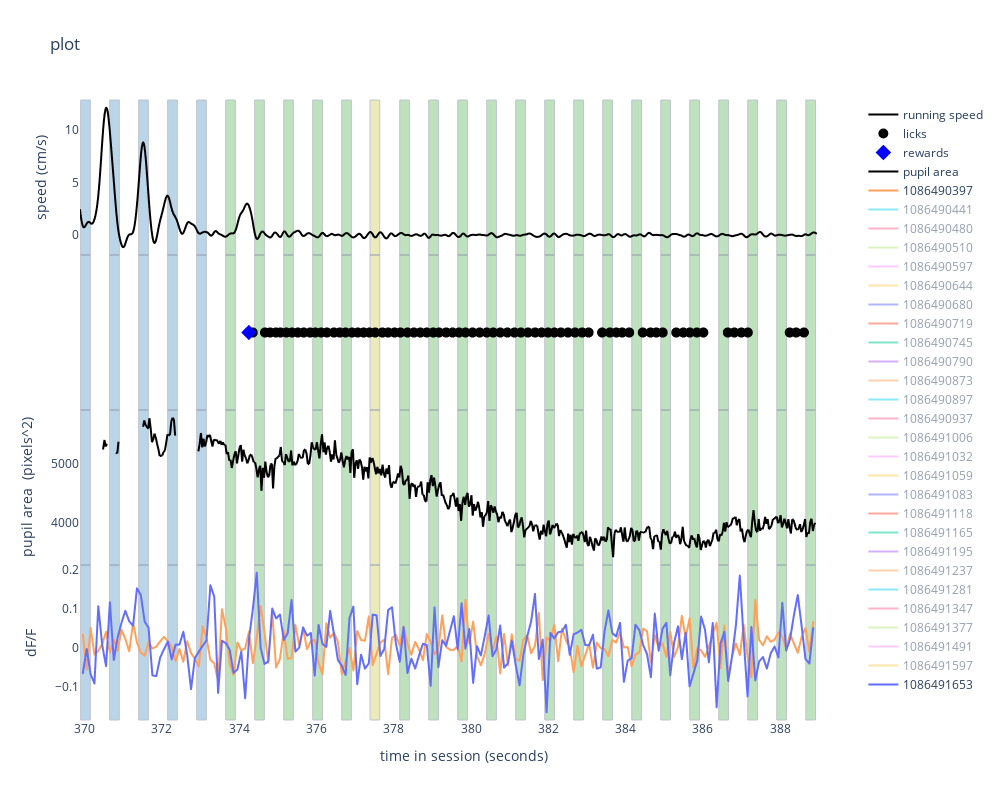

Write notebook code for a chart like this one.
### Code cell
trial = experiment_dataset.trials.iloc[4].copy()
trial.start_time = experiment_dataset.trials.iloc[9].start_time
trial.stop_time = experiment_dataset.trials.iloc[15].stop_time

# fig, axes = make_trial_plot(trial)
make_trial_plot_plotly(trial,downsampled_dff)

# print(experiment_dataset.trials)
# experiment_dataset.trials.iloc[0].start_time
# experiment_dataset.trials.iloc[-1].stop_time

### Figure 1 — Plotly figure (JSON) as saved in the notebook; plotly's stock layout.template omitted (floating-point values rounded to 4 significant figures; data arrays with more than 128 entries replaced by an {"elided": "..."} marker saying what was removed)
{"data": [{"line": {"color": "black"}, "name": "running speed", "type": "scattergl", "x": {"elided": "1143 float values"}, "xaxis": "x", "y": {"elided": "1143 float values"}, "yaxis": "y"}, {"marker": {"color": "black", "size": 10}, "mode": "markers", "name": "licks", "type": "scattergl", "x": [374.2, 374.3, 374.7, 374.8, 374.9, 375.1, 375.2, 375.4, 375.5, 375.7, 375.8, 376.0, 376.1, 376.3, 376.5, 376.6, 376.8, 376.9, 377.1, 377.2, 377.4, 377.5, 377.7, 377.9, 378.0, 378.2, 378.4, 378.5, 378.7, 378.9, 379.0, 379.2, 379.4, 379.5, 379.7, 379.9, 380.0, 380.2, 380.4, 380.6, 380.8, 380.9, 381.1, 381.3, 381.5, 381.7, 381.8, 382.0, 382.2, 382.3, 382.5, 382.7, 382.9, 383.0, 383.4, 383.6, 383.8, 383.9, 384.1, 384.4, 384.6, 384.8, 385.0, 385.3, 385.5, 385.7, 385.8, 386.0, 386.6, 386.8, 387.0, 387.2, 388.2, 388.4, 388.6], "xaxis": "x2", "y": [0, 0, 0, 0, 0, 0, 0, 0, 0, 0, 0, 0, 0, 0, 0, 0, 0, 0, 0, 0, 0, 0, 0, 0, 0, 0, 0, 0, 0, 0, 0, 0, 0, 0, 0, 0, 0, 0, 0, 0, 0, 0, 0, 0, 0, 0, 0, 0, 0, 0, 0, 0, 0, 0, 0, 0, 0, 0, 0, 0, 0, 0, 0, 0, 0, 0, 0, 0, 0, 0, 0, 0, 0, 0, 0], "yaxis": "y2"}, {"marker": {"color": "blue", "size": 12, "symbol": "diamond"}, "mode": "markers", "name": "rewards", "type": "scattergl", "x": [374.2], "xaxis": "x2", "y": [0], "yaxis": "y2"}, {"line": {"color": "black"}, "name": "pupil area", "type": "scattergl", "visible": true, "x": {"elided": "571 float values"}, "xaxis": "x3", "y": {"elided": "571 float values"}, "yaxis": "y3"}, {"line": {"shape": "linear"}, "name": "1086490397", "type": "scattergl", "visible": true, "x": {"elided": "190 float values"}, "xaxis": "x4", "y": {"elided": "190 float values"}, "yaxis": "y4"}, {"line": {"shape": "linear"}, "name": "1086490441", "type": "scattergl", "visible": "legendonly", "x": {"elided": "190 float values"}, "xaxis": "x4", "y": {"elided": "190 float values"}, "yaxis": "y4"}, {"line": {"shape": "linear"}, "name": "1086490480", "type": "scattergl", "visible": "legendonly", "x": {"elided": "190 float values"}, "xaxis": "x4", "y": {"elided": "190 float values"}, "yaxis": "y4"}, {"line": {"shape": "linear"}, "name": "1086490510", "type": "scattergl", "visible": "legendonly", "x": {"elided": "190 float values"}, "xaxis": "x4", "y": {"elided": "190 float values"}, "yaxis": "y4"}, {"line": {"shape": "linear"}, "name": "1086490597", "type": "scattergl", "visible": "legendonly", "x": {"elided": "190 float values"}, "xaxis": "x4", "y": {"elided": "190 float values"}, "yaxis": "y4"}, {"line": {"shape": "linear"}, "name": "1086490644", "type": "scattergl", "visible": "legendonly", "x": {"elided": "190 float values"}, "xaxis": "x4", "y": {"elided": "190 float values"}, "yaxis": "y4"}, {"line": {"shape": "linear"}, "name": "1086490680", "type": "scattergl", "visible": "legendonly", "x": {"elided": "190 float values"}, "xaxis": "x4", "y": {"elided": "190 float values"}, "yaxis": "y4"}, {"line": {"shape": "linear"}, "name": "1086490719", "type": "scattergl", "visible": "legendonly", "x": {"elided": "190 float values"}, "xaxis": "x4", "y": {"elided": "190 float values"}, "yaxis": "y4"}, {"line": {"shape": "linear"}, "name": "1086490745", "type": "scattergl", "visible": "legendonly", "x": {"elided": "190 float values"}, "xaxis": "x4", "y": {"elided": "190 float values"}, "yaxis": "y4"}, {"line": {"shape": "linear"}, "name": "1086490790", "type": "scattergl", "visible": "legendonly", "x": {"elided": "190 float values"}, "xaxis": "x4", "y": {"elided": "190 float values"}, "yaxis": "y4"}, {"line": {"shape": "linear"}, "name": "1086490873", "type": "scattergl", "visible": "legendonly", "x": {"elided": "190 float values"}, "xaxis": "x4", "y": {"elided": "190 float values"}, "yaxis": "y4"}, {"line": {"shape": "linear"}, "name": "1086490897", "type": "scattergl", "visible": "legendonly", "x": {"elided": "190 float values"}, "xaxis": "x4", "y": {"elided": "190 float values"}, "yaxis": "y4"}, {"line": {"shape": "linear"}, "name": "1086490937", "type": "scattergl", "visible": "legendonly", "x": {"elided": "190 float values"}, "xaxis": "x4", "y": {"elided": "190 float values"}, "yaxis": "y4"}, {"line": {"shape": "linear"}, "name": "1086491006", "type": "scattergl", "visible": "legendonly", "x": {"elided": "190 float values"}, "xaxis": "x4", "y": {"elided": "190 float values"}, "yaxis": "y4"}, {"line": {"shape": "linear"}, "name": "1086491032", "type": "scattergl", "visible": "legendonly", "x": {"elided": "190 float values"}, "xaxis": "x4", "y": {"elided": "190 float values"}, "yaxis": "y4"}, {"line": {"shape": "linear"}, "name": "1086491059", "type": "scattergl", "visible": "legendonly", "x": {"elided": "190 float values"}, "xaxis": "x4", "y": {"elided": "190 float values"}, "yaxis": "y4"}, {"line": {"shape": "linear"}, "name": "1086491083", "type": "scattergl", "visible": "legendonly", "x": {"elided": "190 float values"}, "xaxis": "x4", "y": {"elided": "190 float values"}, "yaxis": "y4"}, {"line": {"shape": "linear"}, "name": "1086491118", "type": "scattergl", "visible": "legendonly", "x": {"elided": "190 float values"}, "xaxis": "x4", "y": {"elided": "190 float values"}, "yaxis": "y4"}, {"line": {"shape": "linear"}, "name": "1086491165", "type": "scattergl", "visible": "legendonly", "x": {"elided": "190 float values"}, "xaxis": "x4", "y": {"elided": "190 float values"}, "yaxis": "y4"}, {"line": {"shape": "linear"}, "name": "1086491195", "type": "scattergl", "visible": "legendonly", "x": {"elided": "190 float values"}, "xaxis": "x4", "y": {"elided": "190 float values"}, "yaxis": "y4"}, {"line": {"shape": "linear"}, "name": "1086491237", "type": "scattergl", "visible": "legendonly", "x": {"elided": "190 float values"}, "xaxis": "x4", "y": {"elided": "190 float values"}, "yaxis": "y4"}, {"line": {"shape": "linear"}, "name": "1086491281", "type": "scattergl", "visible": "legendonly", "x": {"elided": "190 float values"}, "xaxis": "x4", "y": {"elided": "190 float values"}, "yaxis": "y4"}, {"line": {"shape": "linear"}, "name": "1086491347", "type": "scattergl", "visible": "legendonly", "x": {"elided": "190 float values"}, "xaxis": "x4", "y": {"elided": "190 float values"}, "yaxis": "y4"}, {"line": {"shape": "linear"}, "name": "1086491377", "type": "scattergl", "visible": "legendonly", "x": {"elided": "190 float values"}, "xaxis": "x4", "y": {"elided": "190 float values"}, "yaxis": "y4"}, {"line": {"shape": "linear"}, "name": "1086491491", "type": "scattergl", "visible": "legendonly", "x": {"elided": "190 float values"}, "xaxis": "x4", "y": {"elided": "190 float values"}, "yaxis": "y4"}, {"line": {"shape": "linear"}, "name": "1086491597", "type": "scattergl", "visible": "legendonly", "x": {"elided": "190 float values"}, "xaxis": "x4", "y": {"elided": "190 float values"}, "yaxis": "y4"}, {"line": {"shape": "linear"}, "name": "1086491653", "type": "scattergl", "visible": true, "x": {"elided": "190 float values"}, "xaxis": "x4", "y": {"elided": "190 float values"}, "yaxis": "y4"}], "layout": {"height": 800, "plot_bgcolor": "white", "shapes": [{"fillcolor": "#1f77b4", "layer": "below", "line": {"width": 1}, "opacity": 0.3, "type": "rect", "x0": 369.9, "x1": 370.1, "xref": "x", "y0": 0, "y1": 1, "yref": "y domain"}, {"fillcolor": "#1f77b4", "layer": "below", "line": {"width": 1}, "opacity": 0.3, "type": "rect", "x0": 369.9, "x1": 370.1, "xref": "x2", "y0": 0, "y1": 1, "yref": "y2 domain"}, {"fillcolor": "#1f77b4", "layer": "below", "line": {"width": 1}, "opacity": 0.3, "type": "rect", "x0": 369.9, "x1": 370.1, "xref": "x3", "y0": 0, "y1": 1, "yref": "y3 domain"}, {"fillcolor": "#1f77b4", "layer": "below", "line": {"width": 1}, "opacity": 0.3, "type": "rect", "x0": 369.9, "x1": 370.1, "xref": "x4", "y0": 0, "y1": 1, "yref": "y4 domain"}, {"fillcolor": "#1f77b4", "layer": "below", "line": {"width": 1}, "opacity": 0.3, "type": "rect", "x0": 370.6, "x1": 370.9, "xref": "x", "y0": 0, "y1": 1, "yref": "y domain"}, {"fillcolor": "#1f77b4", "layer": "below", "line": {"width": 1}, "opacity": 0.3, "type": "rect", "x0": 370.6, "x1": 370.9, "xref": "x2", "y0": 0, "y1": 1, "yref": "y2 domain"}, {"fillcolor": "#1f77b4", "layer": "below", "line": {"width": 1}, "opacity": 0.3, "type": "rect", "x0": 370.6, "x1": 370.9, "xref": "x3", "y0": 0, "y1": 1, "yref": "y3 domain"}, {"fillcolor": "#1f77b4", "layer": "below", "line": {"width": 1}, "opacity": 0.3, "type": "rect", "x0": 370.6, "x1": 370.9, "xref": "x4", "y0": 0, "y1": 1, "yref": "y4 domain"}, {"fillcolor": "#1f77b4", "layer": "below", "line": {"width": 1}, "opacity": 0.3, "type": "rect", "x0": 371.4, "x1": 371.6, "xref": "x", "y0": 0, "y1": 1, "yref": "y domain"}, {"fillcolor": "#1f77b4", "layer": "below", "line": {"width": 1}, "opacity": 0.3, "type": "rect", "x0": 371.4, "x1": 371.6, "xref": "x2", "y0": 0, "y1": 1, "yref": "y2 domain"}, {"fillcolor": "#1f77b4", "layer": "below", "line": {"width": 1}, "opacity": 0.3, "type": "rect", "x0": 371.4, "x1": 371.6, "xref": "x3", "y0": 0, "y1": 1, "yref": "y3 domain"}, {"fillcolor": "#1f77b4", "layer": "below", "line": {"width": 1}, "opacity": 0.3, "type": "rect", "x0": 371.4, "x1": 371.6, "xref": "x4", "y0": 0, "y1": 1, "yref": "y4 domain"}, {"fillcolor": "#1f77b4", "layer": "below", "line": {"width": 1}, "opacity": 0.3, "type": "rect", "x0": 372.1, "x1": 372.4, "xref": "x", "y0": 0, "y1": 1, "yref": "y domain"}, {"fillcolor": "#1f77b4", "layer": "below", "line": {"width": 1}, "opacity": 0.3, "type": "rect", "x0": 372.1, "x1": 372.4, "xref": "x2", "y0": 0, "y1": 1, "yref": "y2 domain"}, {"fillcolor": "#1f77b4", "layer": "below", "line": {"width": 1}, "opacity": 0.3, "type": "rect", "x0": 372.1, "x1": 372.4, "xref": "x3", "y0": 0, "y1": 1, "yref": "y3 domain"}, {"fillcolor": "#1f77b4", "layer": "below", "line": {"width": 1}, "opacity": 0.3, "type": "rect", "x0": 372.1, "x1": 372.4, "xref": "x4", "y0": 0, "y1": 1, "yref": "y4 domain"}, {"fillcolor": "#1f77b4", "layer": "below", "line": {"width": 1}, "opacity": 0.3, "type": "rect", "x0": 372.9, "x1": 373.1, "xref": "x", "y0": 0, "y1": 1, "yref": "y domain"}, {"fillcolor": "#1f77b4", "layer": "below", "line": {"width": 1}, "opacity": 0.3, "type": "rect", "x0": 372.9, "x1": 373.1, "xref": "x2", "y0": 0, "y1": 1, "yref": "y2 domain"}, {"fillcolor": "#1f77b4", "layer": "below", "line": {"width": 1}, "opacity": 0.3, "type": "rect", "x0": 372.9, "x1": 373.1, "xref": "x3", "y0": 0, "y1": 1, "yref": "y3 domain"}, {"fillcolor": "#1f77b4", "layer": "below", "line": {"width": 1}, "opacity": 0.3, "type": "rect", "x0": 372.9, "x1": 373.1, "xref": "x4", "y0": 0, "y1": 1, "yref": "y4 domain"}, {"fillcolor": "#2ca02c", "layer": "below", "line": {"width": 1}, "opacity": 0.3, "type": "rect", "x0": 373.6, "x1": 373.9, "xref": "x", "y0": 0, "y1": 1, "yref": "y domain"}, {"fillcolor": "#2ca02c", "layer": "below", "line": {"width": 1}, "opacity": 0.3, "type": "rect", "x0": 373.6, "x1": 373.9, "xref": "x2", "y0": 0, "y1": 1, "yref": "y2 domain"}, {"fillcolor": "#2ca02c", "layer": "below", "line": {"width": 1}, "opacity": 0.3, "type": "rect", "x0": 373.6, "x1": 373.9, "xref": "x3", "y0": 0, "y1": 1, "yref": "y3 domain"}, {"fillcolor": "#2ca02c", "layer": "below", "line": {"width": 1}, "opacity": 0.3, "type": "rect", "x0": 373.6, "x1": 373.9, "xref": "x4", "y0": 0, "y1": 1, "yref": "y4 domain"}, {"fillcolor": "#2ca02c", "layer": "below", "line": {"width": 1}, "opacity": 0.3, "type": "rect", "x0": 374.4, "x1": 374.6, "xref": "x", "y0": 0, "y1": 1, "yref": "y domain"}, {"fillcolor": "#2ca02c", "layer": "below", "line": {"width": 1}, "opacity": 0.3, "type": "rect", "x0": 374.4, "x1": 374.6, "xref": "x2", "y0": 0, "y1": 1, "yref": "y2 domain"}, {"fillcolor": "#2ca02c", "layer": "below", "line": {"width": 1}, "opacity": 0.3, "type": "rect", "x0": 374.4, "x1": 374.6, "xref": "x3", "y0": 0, "y1": 1, "yref": "y3 domain"}, {"fillcolor": "#2ca02c", "layer": "below", "line": {"width": 1}, "opacity": 0.3, "type": "rect", "x0": 374.4, "x1": 374.6, "xref": "x4", "y0": 0, "y1": 1, "yref": "y4 domain"}, {"fillcolor": "#2ca02c", "layer": "below", "line": {"width": 1}, "opacity": 0.3, "type": "rect", "x0": 375.2, "x1": 375.4, "xref": "x", "y0": 0, "y1": 1, "yref": "y domain"}, {"fillcolor": "#2ca02c", "layer": "below", "line": {"width": 1}, "opacity": 0.3, "type": "rect", "x0": 375.2, "x1": 375.4, "xref": "x2", "y0": 0, "y1": 1, "yref": "y2 domain"}, {"fillcolor": "#2ca02c", "layer": "below", "line": {"width": 1}, "opacity": 0.3, "type": "rect", "x0": 375.2, "x1": 375.4, "xref": "x3", "y0": 0, "y1": 1, "yref": "y3 domain"}, {"fillcolor": "#2ca02c", "layer": "below", "line": {"width": 1}, "opacity": 0.3, "type": "rect", "x0": 375.2, "x1": 375.4, "xref": "x4", "y0": 0, "y1": 1, "yref": "y4 domain"}, {"fillcolor": "#2ca02c", "layer": "below", "line": {"width": 1}, "opacity": 0.3, "type": "rect", "x0": 375.9, "x1": 376.2, "xref": "x", "y0": 0, "y1": 1, "yref": "y domain"}, {"fillcolor": "#2ca02c", "layer": "below", "line": {"width": 1}, "opacity": 0.3, "type": "rect", "x0": 375.9, "x1": 376.2, "xref": "x2", "y0": 0, "y1": 1, "yref": "y2 domain"}, {"fillcolor": "#2ca02c", "layer": "below", "line": {"width": 1}, "opacity": 0.3, "type": "rect", "x0": 375.9, "x1": 376.2, "xref": "x3", "y0": 0, "y1": 1, "yref": "y3 domain"}, {"fillcolor": "#2ca02c", "layer": "below", "line": {"width": 1}, "opacity": 0.3, "type": "rect", "x0": 375.9, "x1": 376.2, "xref": "x4", "y0": 0, "y1": 1, "yref": "y4 domain"}, {"fillcolor": "#2ca02c", "layer": "below", "line": {"width": 1}, "opacity": 0.3, "type": "rect", "x0": 376.7, "x1": 376.9, "xref": "x", "y0": 0, "y1": 1, "yref": "y domain"}, {"fillcolor": "#2ca02c", "layer": "below", "line": {"width": 1}, "opacity": 0.3, "type": "rect", "x0": 376.7, "x1": 376.9, "xref": "x2", "y0": 0, "y1": 1, "yref": "y2 domain"}, {"fillcolor": "#2ca02c", "layer": "below", "line": {"width": 1}, "opacity": 0.3, "type": "rect", "x0": 376.7, "x1": 376.9, "xref": "x3", "y0": 0, "y1": 1, "yref": "y3 domain"}, {"fillcolor": "#2ca02c", "layer": "below", "line": {"width": 1}, "opacity": 0.3, "type": "rect", "x0": 376.7, "x1": 376.9, "xref": "x4", "y0": 0, "y1": 1, "yref": "y4 domain"}, {"fillcolor": "#bcbd22", "layer": "below", "line": {"width": 1}, "opacity": 0.3, "type": "rect", "x0": 377.4, "x1": 377.6, "xref": "x", "y0": 0, "y1": 1, "yref": "y domain"}, {"fillcolor": "#bcbd22", "layer": "below", "line": {"width": 1}, "opacity": 0.3, "type": "rect", "x0": 377.4, "x1": 377.6, "xref": "x2", "y0": 0, "y1": 1, "yref": "y2 domain"}, {"fillcolor": "#bcbd22", "layer": "below", "line": {"width": 1}, "opacity": 0.3, "type": "rect", "x0": 377.4, "x1": 377.6, "xref": "x3", "y0": 0, "y1": 1, "yref": "y3 domain"}, {"fillcolor": "#bcbd22", "layer": "below", "line": {"width": 1}, "opacity": 0.3, "type": "rect", "x0": 377.4, "x1": 377.6, "xref": "x4", "y0": 0, "y1": 1, "yref": "y4 domain"}, {"fillcolor": "#2ca02c", "layer": "below", "line": {"width": 1}, "opacity": 0.3, "type": "rect", "x0": 378.2, "x1": 378.4, "xref": "x", "y0": 0, "y1": 1, "yref": "y domain"}, {"fillcolor": "#2ca02c", "layer": "below", "line": {"width": 1}, "opacity": 0.3, "type": "rect", "x0": 378.2, "x1": 378.4, "xref": "x2", "y0": 0, "y1": 1, "yref": "y2 domain"}, {"fillcolor": "#2ca02c", "layer": "below", "line": {"width": 1}, "opacity": 0.3, "type": "rect", "x0": 378.2, "x1": 378.4, "xref": "x3", "y0": 0, "y1": 1, "yref": "y3 domain"}, {"fillcolor": "#2ca02c", "layer": "below", "line": {"width": 1}, "opacity": 0.3, "type": "rect", "x0": 378.2, "x1": 378.4, "xref": "x4", "y0": 0, "y1": 1, "yref": "y4 domain"}, {"fillcolor": "#2ca02c", "layer": "below", "line": {"width": 1}, "opacity": 0.3, "type": "rect", "x0": 378.9, "x1": 379.2, "xref": "x", "y0": 0, "y1": 1, "yref": "y domain"}, {"fillcolor": "#2ca02c", "layer": "below", "line": {"width": 1}, "opacity": 0.3, "type": "rect", "x0": 378.9, "x1": 379.2, "xref": "x2", "y0": 0, "y1": 1, "yref": "y2 domain"}, {"fillcolor": "#2ca02c", "layer": "below", "line": {"width": 1}, "opacity": 0.3, "type": "rect", "x0": 378.9, "x1": 379.2, "xref": "x3", "y0": 0, "y1": 1, "yref": "y3 domain"}, {"fillcolor": "#2ca02c", "layer": "below", "line": {"width": 1}, "opacity": 0.3, "type": "rect", "x0": 378.9, "x1": 379.2, "xref": "x4", "y0": 0, "y1": 1, "yref": "y4 domain"}, {"fillcolor": "#2ca02c", "layer": "below", "line": {"width": 1}, "opacity": 0.3, "type": "rect", "x0": 379.7, "x1": 379.9, "xref": "x", "y0": 0, "y1": 1, "yref": "y domain"}, {"fillcolor": "#2ca02c", "layer": "below", "line": {"width": 1}, "opacity": 0.3, "type": "rect", "x0": 379.7, "x1": 379.9, "xref": "x2", "y0": 0, "y1": 1, "yref": "y2 domain"}, {"fillcolor": "#2ca02c", "layer": "below", "line": {"width": 1}, "opacity": 0.3, "type": "rect", "x0": 379.7, "x1": 379.9, "xref": "x3", "y0": 0, "y1": 1, "yref": "y3 domain"}, {"fillcolor": "#2ca02c", "layer": "below", "line": {"width": 1}, "opacity": 0.3, "type": "rect", "x0": 379.7, "x1": 379.9, "xref": "x4", "y0": 0, "y1": 1, "yref": "y4 domain"}, {"fillcolor": "#2ca02c", "layer": "below", "line": {"width": 1}, "opacity": 0.3, "type": "rect", "x0": 380.4, "x1": 380.7, "xref": "x", "y0": 0, "y1": 1, "yref": "y domain"}, {"fillcolor": "#2ca02c", "layer": "below", "line": {"width": 1}, "opacity": 0.3, "type": "rect", "x0": 380.4, "x1": 380.7, "xref": "x2", "y0": 0, "y1": 1, "yref": "y2 domain"}, {"fillcolor": "#2ca02c", "layer": "below", "line": {"width": 1}, "opacity": 0.3, "type": "rect", "x0": 380.4, "x1": 380.7, "xref": "x3", "y0": 0, "y1": 1, "yref": "y3 domain"}, {"fillcolor": "#2ca02c", "layer": "below", "line": {"width": 1}, "opacity": 0.3, "type": "rect", "x0": 380.4, "x1": 380.7, "xref": "x4", "y0": 0, "y1": 1, "yref": "y4 domain"}, {"fillcolor": "#2ca02c", "layer": "below", "line": {"width": 1}, "opacity": 0.3, "type": "rect", "x0": 381.2, "x1": 381.4, "xref": "x", "y0": 0, "y1": 1, "yref": "y domain"}, {"fillcolor": "#2ca02c", "layer": "below", "line": {"width": 1}, "opacity": 0.3, "type": "rect", "x0": 381.2, "x1": 381.4, "xref": "x2", "y0": 0, "y1": 1, "yref": "y2 domain"}, {"fillcolor": "#2ca02c", "layer": "below", "line": {"width": 1}, "opacity": 0.3, "type": "rect", "x0": 381.2, "x1": 381.4, "xref": "x3", "y0": 0, "y1": 1, "yref": "y3 domain"}, {"fillcolor": "#2ca02c", "layer": "below", "line": {"width": 1}, "opacity": 0.3, "type": "rect", "x0": 381.2, "x1": 381.4, "xref": "x4", "y0": 0, "y1": 1, "yref": "y4 domain"}, {"fillcolor": "#2ca02c", "layer": "below", "line": {"width": 1}, "opacity": 0.3, "type": "rect", "x0": 381.9, "x1": 382.2, "xref": "x", "y0": 0, "y1": 1, "yref": "y domain"}, {"fillcolor": "#2ca02c", "layer": "below", "line": {"width": 1}, "opacity": 0.3, "type": "rect", "x0": 381.9, "x1": 382.2, "xref": "x2", "y0": 0, "y1": 1, "yref": "y2 domain"}, {"fillcolor": "#2ca02c", "layer": "below", "line": {"width": 1}, "opacity": 0.3, "type": "rect", "x0": 381.9, "x1": 382.2, "xref": "x3", "y0": 0, "y1": 1, "yref": "y3 domain"}, {"fillcolor": "#2ca02c", "layer": "below", "line": {"width": 1}, "opacity": 0.3, "type": "rect", "x0": 381.9, "x1": 382.2, "xref": "x4", "y0": 0, "y1": 1, "yref": "y4 domain"}, {"fillcolor": "#2ca02c", "layer": "below", "line": {"width": 1}, "opacity": 0.3, "type": "rect", "x0": 382.7, "x1": 382.9, "xref": "x", "y0": 0, "y1": 1, "yref": "y domain"}, {"fillcolor": "#2ca02c", "layer": "below", "line": {"width": 1}, "opacity": 0.3, "type": "rect", "x0": 382.7, "x1": 382.9, "xref": "x2", "y0": 0, "y1": 1, "yref": "y2 domain"}, {"fillcolor": "#2ca02c", "layer": "below", "line": {"width": 1}, "opacity": 0.3, "type": "rect", "x0": 382.7, "x1": 382.9, "xref": "x3", "y0": 0, "y1": 1, "yref": "y3 domain"}, {"fillcolor": "#2ca02c", "layer": "below", "line": {"width": 1}, "opacity": 0.3, "type": "rect", "x0": 382.7, "x1": 382.9, "xref": "x4", "y0": 0, "y1": 1, "yref": "y4 domain"}, {"fillcolor": "#2ca02c", "layer": "below", "line": {"width": 1}, "opacity": 0.3, "type": "rect", "x0": 383.4, "x1": 383.7, "xref": "x", "y0": 0, "y1": 1, "yref": "y domain"}, {"fillcolor": "#2ca02c", "layer": "below", "line": {"width": 1}, "opacity": 0.3, "type": "rect", "x0": 383.4, "x1": 383.7, "xref": "x2", "y0": 0, "y1": 1, "yref": "y2 domain"}, {"fillcolor": "#2ca02c", "layer": "below", "line": {"width": 1}, "opacity": 0.3, "type": "rect", "x0": 383.4, "x1": 383.7, "xref": "x3", "y0": 0, "y1": 1, "yref": "y3 domain"}, {"fillcolor": "#2ca02c", "layer": "below", "line": {"width": 1}, "opacity": 0.3, "type": "rect", "x0": 383.4, "x1": 383.7, "xref": "x4", "y0": 0, "y1": 1, "yref": "y4 domain"}, {"fillcolor": "#2ca02c", "layer": "below", "line": {"width": 1}, "opacity": 0.3, "type": "rect", "x0": 384.2, "x1": 384.4, "xref": "x", "y0": 0, "y1": 1, "yref": "y domain"}, {"fillcolor": "#2ca02c", "layer": "below", "line": {"width": 1}, "opacity": 0.3, "type": "rect", "x0": 384.2, "x1": 384.4, "xref": "x2", "y0": 0, "y1": 1, "yref": "y2 domain"}, {"fillcolor": "#2ca02c", "layer": "below", "line": {"width": 1}, "opacity": 0.3, "type": "rect", "x0": 384.2, "x1": 384.4, "xref": "x3", "y0": 0, "y1": 1, "yref": "y3 domain"}, {"fillcolor": "#2ca02c", "layer": "below", "line": {"width": 1}, "opacity": 0.3, "type": "rect", "x0": 384.2, "x1": 384.4, "xref": "x4", "y0": 0, "y1": 1, "yref": "y4 domain"}, {"fillcolor": "#2ca02c", "layer": "below", "line": {"width": 1}, "opacity": 0.3, "type": "rect", "x0": 384.9, "x1": 385.2, "xref": "x", "y0": 0, "y1": 1, "yref": "y domain"}, {"fillcolor": "#2ca02c", "layer": "below", "line": {"width": 1}, "opacity": 0.3, "type": "rect", "x0": 384.9, "x1": 385.2, "xref": "x2", "y0": 0, "y1": 1, "yref": "y2 domain"}, {"fillcolor": "#2ca02c", "layer": "below", "line": {"width": 1}, "opacity": 0.3, "type": "rect", "x0": 384.9, "x1": 385.2, "xref": "x3", "y0": 0, "y1": 1, "yref": "y3 domain"}, {"fillcolor": "#2ca02c", "layer": "below", "line": {"width": 1}, "opacity": 0.3, "type": "rect", "x0": 384.9, "x1": 385.2, "xref": "x4", "y0": 0, "y1": 1, "yref": "y4 domain"}, {"fillcolor": "#2ca02c", "layer": "below", "line": {"width": 1}, "opacity": 0.3, "type": "rect", "x0": 385.7, "x1": 385.9, "xref": "x", "y0": 0, "y1": 1, "yref": "y domain"}, {"fillcolor": "#2ca02c", "layer": "below", "line": {"width": 1}, "opacity": 0.3, "type": "rect", "x0": 385.7, "x1": 385.9, "xref": "x2", "y0": 0, "y1": 1, "yref": "y2 domain"}, {"fillcolor": "#2ca02c", "layer": "below", "line": {"width": 1}, "opacity": 0.3, "type": "rect", "x0": 385.7, "x1": 385.9, "xref": "x3", "y0": 0, "y1": 1, "yref": "y3 domain"}, {"fillcolor": "#2ca02c", "layer": "below", "line": {"width": 1}, "opacity": 0.3, "type": "rect", "x0": 385.7, "x1": 385.9, "xref": "x4", "y0": 0, "y1": 1, "yref": "y4 domain"}, {"fillcolor": "#2ca02c", "layer": "below", "line": {"width": 1}, "opacity": 0.3, "type": "rect", "x0": 386.4, "x1": 386.7, "xref": "x", "y0": 0, "y1": 1, "yref": "y domain"}, {"fillcolor": "#2ca02c", "layer": "below", "line": {"width": 1}, "opacity": 0.3, "type": "rect", "x0": 386.4, "x1": 386.7, "xref": "x2", "y0": 0, "y1": 1, "yref": "y2 domain"}, {"fillcolor": "#2ca02c", "layer": "below", "line": {"width": 1}, "opacity": 0.3, "type": "rect", "x0": 386.4, "x1": 386.7, "xref": "x3", "y0": 0, "y1": 1, "yref": "y3 domain"}, {"fillcolor": "#2ca02c", "layer": "below", "line": {"width": 1}, "opacity": 0.3, "type": "rect", "x0": 386.4, "x1": 386.7, "xref": "x4", "y0": 0, "y1": 1, "yref": "y4 domain"}, {"fillcolor": "#2ca02c", "layer": "below", "line": {"width": 1}, "opacity": 0.3, "type": "rect", "x0": 387.2, "x1": 387.4, "xref": "x", "y0": 0, "y1": 1, "yref": "y domain"}, {"fillcolor": "#2ca02c", "layer": "below", "line": {"width": 1}, "opacity": 0.3, "type": "rect", "x0": 387.2, "x1": 387.4, "xref": "x2", "y0": 0, "y1": 1, "yref": "y2 domain"}, {"fillcolor": "#2ca02c", "layer": "below", "line": {"width": 1}, "opacity": 0.3, "type": "rect", "x0": 387.2, "x1": 387.4, "xref": "x3", "y0": 0, "y1": 1, "yref": "y3 domain"}, {"fillcolor": "#2ca02c", "layer": "below", "line": {"width": 1}, "opacity": 0.3, "type": "rect", "x0": 387.2, "x1": 387.4, "xref": "x4", "y0": 0, "y1": 1, "yref": "y4 domain"}, {"fillcolor": "#2ca02c", "layer": "below", "line": {"width": 1}, "opacity": 0.3, "type": "rect", "x0": 387.9, "x1": 388.2, "xref": "x", "y0": 0, "y1": 1, "yref": "y domain"}, {"fillcolor": "#2ca02c", "layer": "below", "line": {"width": 1}, "opacity": 0.3, "type": "rect", "x0": 387.9, "x1": 388.2, "xref": "x2", "y0": 0, "y1": 1, "yref": "y2 domain"}, {"fillcolor": "#2ca02c", "layer": "below", "line": {"width": 1}, "opacity": 0.3, "type": "rect", "x0": 387.9, "x1": 388.2, "xref": "x3", "y0": 0, "y1": 1, "yref": "y3 domain"}, {"fillcolor": "#2ca02c", "layer": "below", "line": {"width": 1}, "opacity": 0.3, "type": "rect", "x0": 387.9, "x1": 388.2, "xref": "x4", "y0": 0, "y1": 1, "yref": "y4 domain"}, {"fillcolor": "#2ca02c", "layer": "below", "line": {"width": 1}, "opacity": 0.3, "type": "rect", "x0": 388.7, "x1": 388.9, "xref": "x", "y0": 0, "y1": 1, "yref": "y domain"}, {"fillcolor": "#2ca02c", "layer": "below", "line": {"width": 1}, "opacity": 0.3, "type": "rect", "x0": 388.7, "x1": 388.9, "xref": "x2", "y0": 0, "y1": 1, "yref": "y2 domain"}, {"fillcolor": "#2ca02c", "layer": "below", "line": {"width": 1}, "opacity": 0.3, "type": "rect", "x0": 388.7, "x1": 388.9, "xref": "x3", "y0": 0, "y1": 1, "yref": "y3 domain"}, {"fillcolor": "#2ca02c", "layer": "below", "line": {"width": 1}, "opacity": 0.3, "type": "rect", "x0": 388.7, "x1": 388.9, "xref": "x4", "y0": 0, "y1": 1, "yref": "y4 domain"}], "showlegend": true, "title": {"text": "plot"}, "width": 1000, "xaxis": {"anchor": "y", "autorange": true, "domain": [0, 1], "matches": "x4", "range": [369.9, 389.8], "showgrid": false, "showticklabels": false, "type": "linear", "zeroline": false}, "xaxis2": {"anchor": "y2", "autorange": true, "domain": [0, 1], "matches": "x4", "range": [369.9, 389.8], "showgrid": false, "showticklabels": false, "type": "linear", "zeroline": false}, "xaxis3": {"anchor": "y3", "autorange": true, "domain": [0, 1], "matches": "x4", "range": [369.9, 389.8], "showgrid": false, "showticklabels": false, "type": "linear", "zeroline": false}, "xaxis4": {"anchor": "y4", "autorange": true, "domain": [0, 1], "range": [369.9, 389.8], "showgrid": false, "title": {"text": "time in session (seconds)"}, "type": "linear", "zeroline": false}, "yaxis": {"anchor": "x", "autorange": true, "domain": [0.75, 1], "range": [-1.896, 12.89], "showgrid": false, "title": {"text": "speed (cm/s)"}, "type": "linear", "zeroline": false}, "yaxis2": {"anchor": "x2", "autorange": true, "domain": [0.5, 0.75], "range": [-1, 1], "showgrid": false, "showticklabels": false, "type": "linear", "zeroline": false}, "yaxis3": {"anchor": "x3", "autorange": true, "domain": [0.25, 0.5], "range": [3280.0, 5906.0], "showgrid": false, "title": {"text": "pupil area\n (pixels^2)"}, "type": "linear", "zeroline": false}, "yaxis4": {"anchor": "x4", "autorange": true, "domain": [0, 0.25], "range": [-0.1862, 0.2122], "showgrid": false, "title": {"text": "dF/F"}, "type": "linear", "zeroline": false}}}
